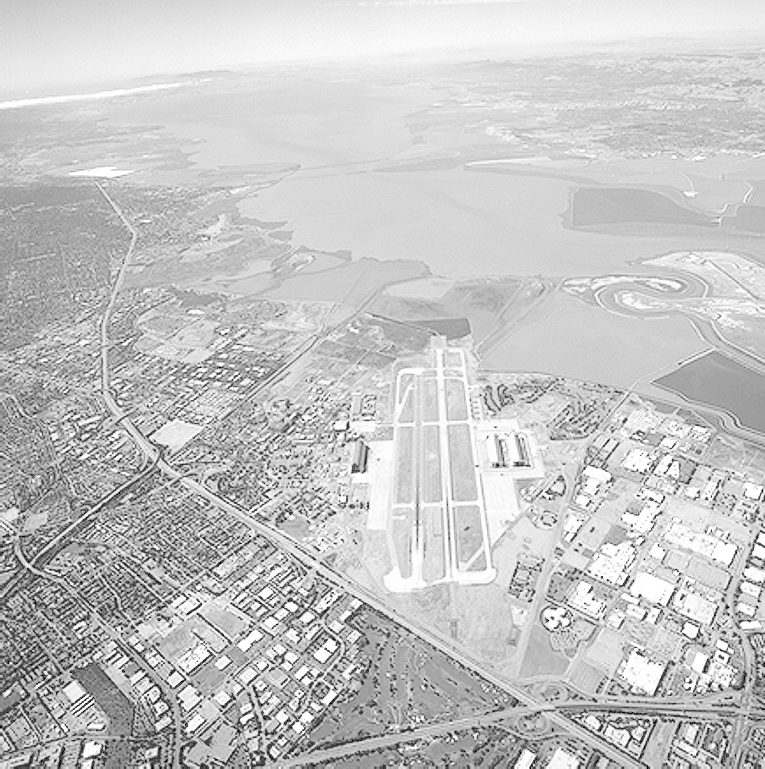
#> input picture images/runway.png, 765 x 769 px
$ jupyter execute 06.ipynb
#> lines starting #> are read from the running program, lines starting #| are printed output that depends on the picture
# IN5437 — Assignment 1
## Question 6: Derivative of Gaussian

**Name:** Benjamine
**Index:** 258762A

- (a) Show that ∂G/∂x = -(x/σ²) G(x,y) and ∂G/∂y = -(y/σ²) G(x,y).
- (b) Compute 5×5 DoG kernels (x and y) for σ = 2.
- (c) Visualize a 51×51 DoG kernel as a 3D surface plot.
- (d) Apply the DoG kernels to get image gradients.
- (e) Compare with cv.Sobel().

### Question 06.a: Derivation

Starting from:
$$G(x, y) = \frac{1}{2\pi\sigma^2} \exp\left(-\frac{x^2 + y^2}{2\sigma^2}\right)$$

Differentiating with respect to x using the chain rule:
$$\frac{\partial G}{\partial x} = \frac{1}{2\pi\sigma^2} \cdot \exp\left(-\frac{x^2+y^2}{2\sigma^2}\right) \cdot \left(-\frac{x}{\sigma^2}\right) = -\frac{x}{\sigma^2} G(x, y)$$

By symmetry:
$$\frac{\partial G}{\partial y} = -\frac{y}{\sigma^2} G(x, y)$$

[cell 1]
import cv2 as cv
import numpy as np
import matplotlib.pyplot as plt

### Question 06.b: 5×5 DoG kernels for σ = 2

[cell 2]
sigma = 2

# Coordinates from -2 to +2
x = np.arange(-2, 3)
y = np.arange(-2, 3)
xx, yy = np.meshgrid(x, y)

# The Gaussian itself
G = (1 / (2 * np.pi * sigma**2)) * np.exp(-(xx**2 + yy**2) / (2 * sigma**2))

# Derivative in x direction
dog_x = -(xx / sigma**2) * G

# Derivative in y direction
dog_y = -(yy / sigma**2) * G

print('5×5 DoG kernel (x direction), σ = 2:')
print(np.round(dog_x, 4))
print('\n5×5 DoG kernel (y direction), σ = 2:')
print(np.round(dog_y, 4))

### Question 06.c: 51×51 DoG kernel — 3D surface plot

[cell 3]
sigma = 10

x = np.arange(-25, 26)
y = np.arange(-25, 26)
xx, yy = np.meshgrid(x, y)

G_51 = (1 / (2 * np.pi * sigma**2)) * np.exp(-(xx**2 + yy**2) / (2 * sigma**2))
dog_x_51 = -(xx / sigma**2) * G_51

# 3D surface plot of the x-direction DoG
fig = plt.figure(figsize=(10, 7))
ax = fig.add_subplot(111, projection='3d')
ax.plot_surface(xx, yy, dog_x_51, cmap='viridis')
ax.set_title('51×51 Derivative of Gaussian — x direction (σ = 10)')
ax.set_xlabel('x'); ax.set_ylabel('y'); ax.set_zlabel('Value')
plt.show()
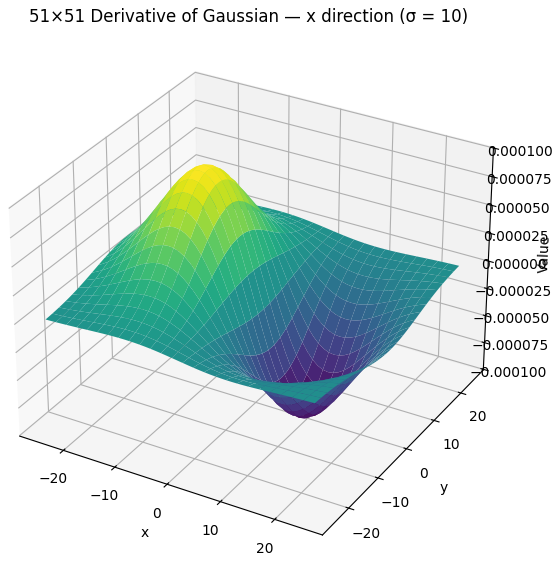
#> figure drawn by matplotlib, 1 panel

### Question 06.d: Apply DoG kernels to get image gradients

[cell 4]
q6_im = cv.imread('../images/runway.png', cv.IMREAD_GRAYSCALE)
#> q6_im is the input picture: shape (769, 765); min 0, max 255, mean 197.1
assert q6_im is not None, "File could not be read. Check the path."

# Apply DoG kernels. Use CV_32F so negative gradient values are preserved
grad_x = cv.filter2D(q6_im, cv.CV_32F, dog_x)
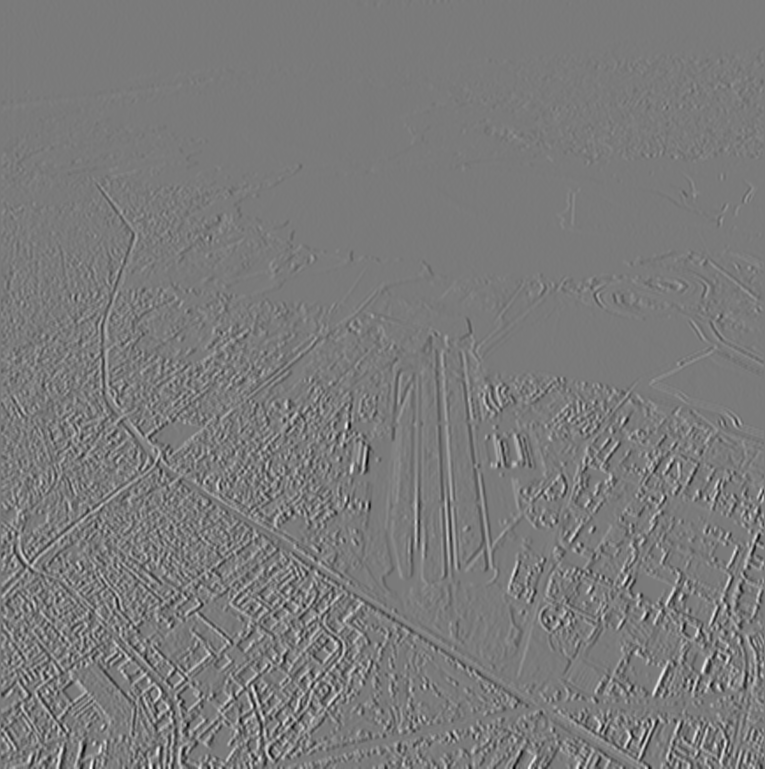
#> grad_x: shape (769, 765) float32; min -16.39, max 17.63, mean -0.00797; drawn with min black and max white
grad_y = cv.filter2D(q6_im, cv.CV_32F, dog_y)
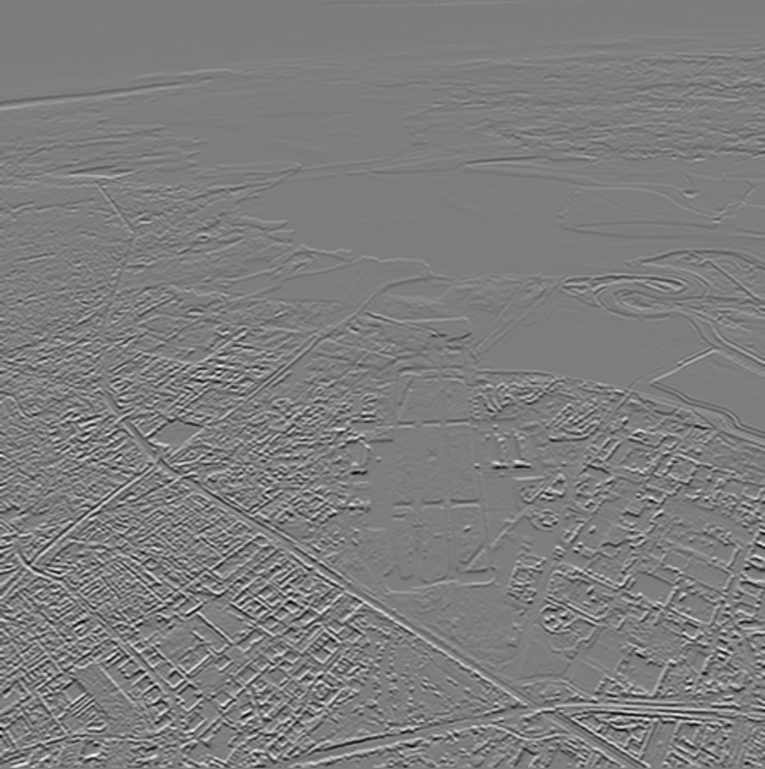
#> grad_y: shape (769, 765) float32; min -15.44, max 15.85, mean 0.024; drawn with min black and max white

fig, ax = plt.subplots(1, 3, figsize=(15, 5))
ax[0].imshow(q6_im,  cmap='gray', vmin=0, vmax=255);     ax[0].set_title('Original');             ax[0].axis('off')
ax[1].imshow(grad_x, cmap='gray');                       ax[1].set_title('Gradient in x (manual DoG)'); ax[1].axis('off')
ax[2].imshow(grad_y, cmap='gray');                       ax[2].set_title('Gradient in y (manual DoG)'); ax[2].axis('off')
plt.show()
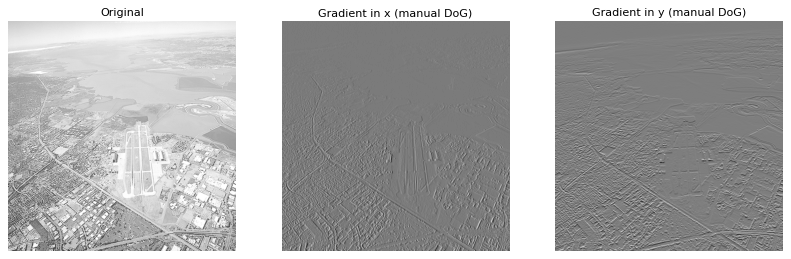
#> figure drawn by matplotlib, 3 panels

### Question 06.e: Compare with cv.Sobel()

[cell 5]
# Sobel gradients (3x3 default kernel)
sobel_x = cv.Sobel(q6_im, cv.CV_32F, 1, 0, ksize=3)
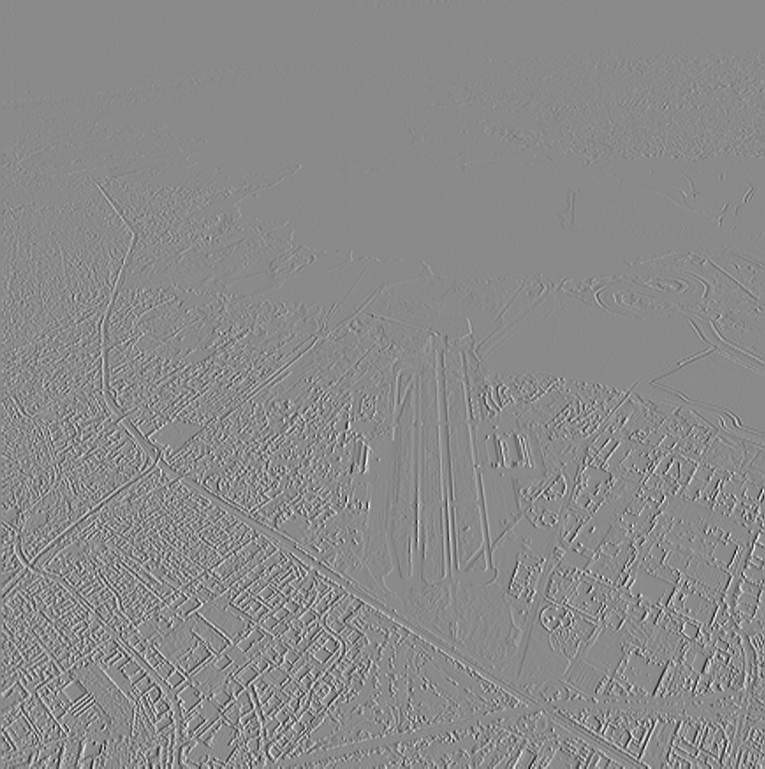
#> sobel_x: shape (769, 765) float32; min -1020, max 861, mean 0.2; drawn with min black and max white
sobel_y = cv.Sobel(q6_im, cv.CV_32F, 0, 1, ksize=3)
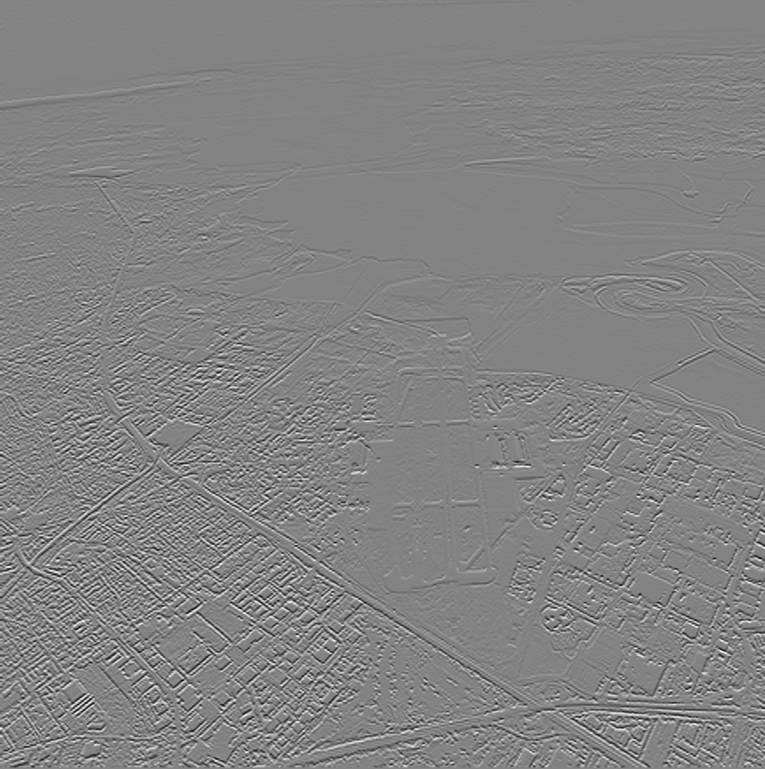
#> sobel_y: shape (769, 765) float32; min -950, max 892, mean -0.7; drawn with min black and max white

fig, ax = plt.subplots(1, 3, figsize=(15, 5))
ax[0].imshow(q6_im,   cmap='gray', vmin=0, vmax=255);    ax[0].set_title('Original');             ax[0].axis('off')
ax[1].imshow(sobel_x, cmap='gray');                      ax[1].set_title('Gradient in x (Sobel)'); ax[1].axis('off')
ax[2].imshow(sobel_y, cmap='gray');                      ax[2].set_title('Gradient in y (Sobel)'); ax[2].axis('off')
plt.show()

[cell 6]
fig, ax = plt.subplots(2, 2, figsize=(12, 10))

ax[0, 0].imshow(grad_x,  cmap='gray'); ax[0, 0].set_title('DoG — x direction'); ax[0, 0].axis('off')
ax[0, 1].imshow(sobel_x, cmap='gray'); ax[0, 1].set_title('Sobel — x direction'); ax[0, 1].axis('off')
ax[1, 0].imshow(grad_y,  cmap='gray'); ax[1, 0].set_title('DoG — y direction'); ax[1, 0].axis('off')
ax[1, 1].imshow(sobel_y, cmap='gray'); ax[1, 1].set_title('Sobel — y direction'); ax[1, 1].axis('off')
plt.tight_layout()
plt.show()

$ run again, with images/brain_proton_density_slice.png copied over images/runway.png
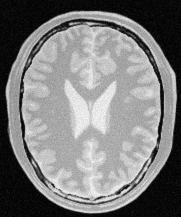
#> input picture images/brain_proton_density_slice.png, 181 x 217 px
#> q6_im is the input picture: shape (217, 181); min 0, max 251, mean 123.7
#> `plt.show()`:
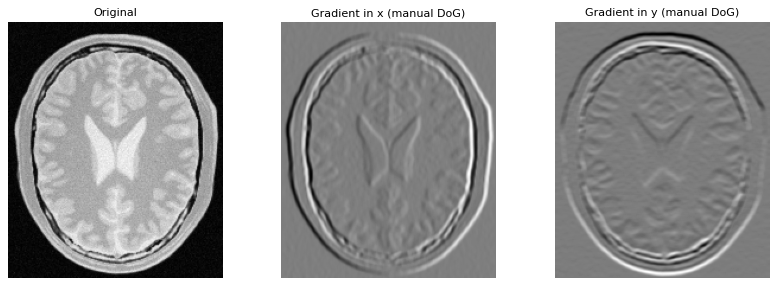
#> figure drawn by matplotlib, 3 panels
#> `sobel_y = cv.Sobel(q6_im, cv.CV_32F, 0, 1, ksize=3)`:
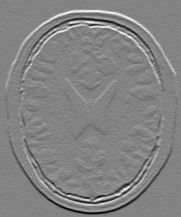
#> sobel_y: shape (217, 181) float32; min -809, max 763, mean 0; drawn with min black and max white
